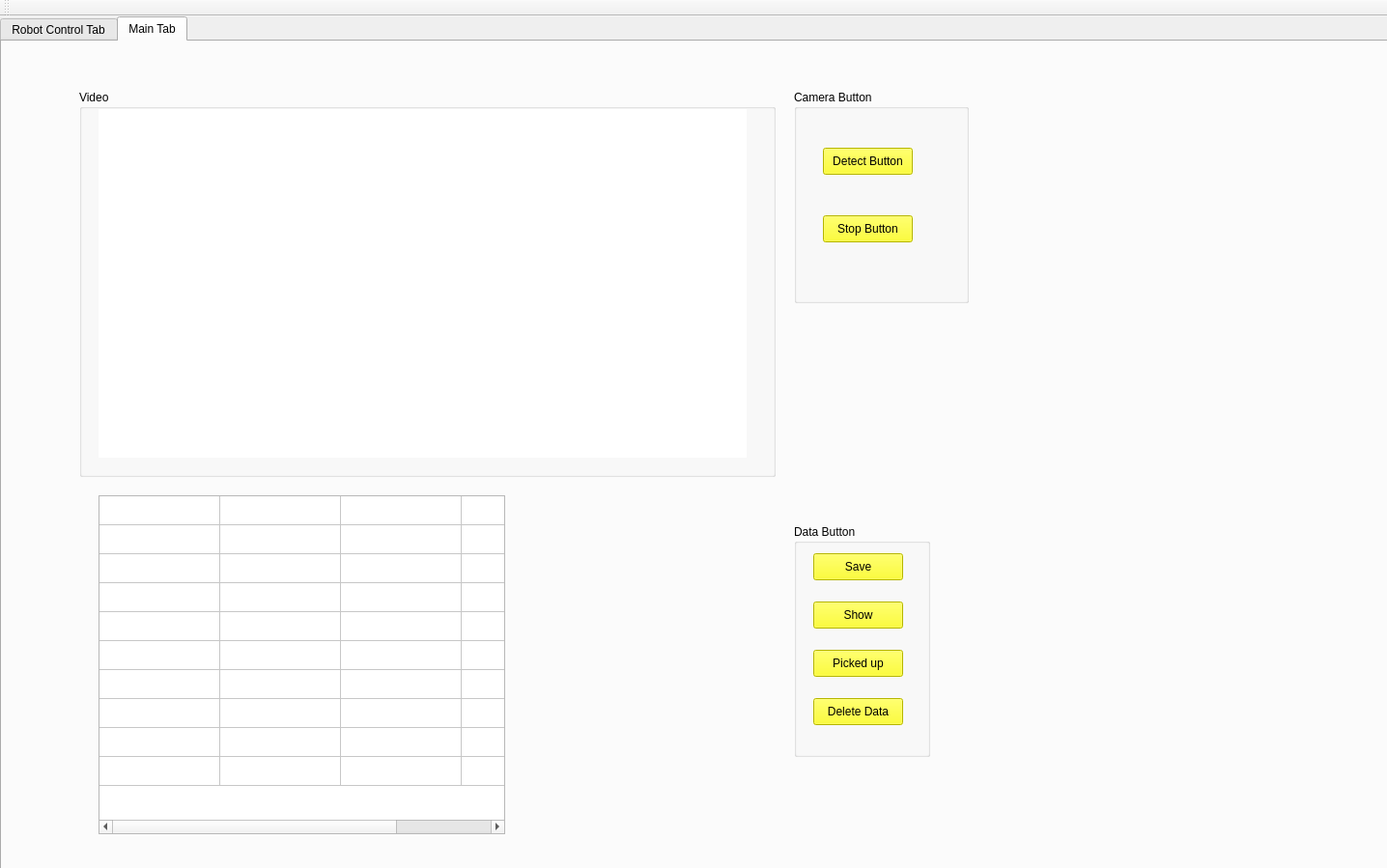
<?xml version="1.0" encoding="UTF-8"?>
<ui version="4.0">
 <class>MainWindow</class>
 <widget class="QMainWindow" name="MainWindow">
  <property name="geometry">
   <rect>
    <x>0</x>
    <y>0</y>
    <width>1436</width>
    <height>899</height>
   </rect>
  </property>
  <property name="maximumSize">
   <size>
    <width>10000</width>
    <height>16777215</height>
   </size>
  </property>
  <property name="windowTitle">
   <string>MainWindow</string>
  </property>
  <widget class="QWidget" name="centralWidget">
   <widget class="QTabWidget" name="tabWidget">
    <property name="geometry">
     <rect>
      <x>0</x>
      <y>0</y>
      <width>1511</width>
      <height>991</height>
     </rect>
    </property>
    <property name="sizePolicy">
     <sizepolicy hsizetype="Minimum" vsizetype="Preferred">
      <horstretch>0</horstretch>
      <verstretch>0</verstretch>
     </sizepolicy>
    </property>
    <property name="currentIndex">
     <number>1</number>
    </property>
    <widget class="QWidget" name="RobotCtrlTab">
     <attribute name="title">
      <string>Robot Control Tab</string>
     </attribute>
     <widget class="QGroupBox" name="groupBox">
      <property name="geometry">
       <rect>
        <x>20</x>
        <y>50</y>
        <width>241</width>
        <height>191</height>
       </rect>
      </property>
      <property name="sizePolicy">
       <sizepolicy hsizetype="Minimum" vsizetype="Minimum">
        <horstretch>0</horstretch>
        <verstretch>0</verstretch>
       </sizepolicy>
      </property>
      <property name="maximumSize">
       <size>
        <width>300</width>
        <height>200</height>
       </size>
      </property>
      <property name="title">
       <string>USB Communication Management:</string>
      </property>
      <layout class="QHBoxLayout" name="horizontalLayout" stretch="0">
       <property name="spacing">
        <number>7</number>
       </property>
       <item>
        <layout class="QFormLayout" name="formLayout">
         <property name="fieldGrowthPolicy">
          <enum>QFormLayout::AllNonFixedFieldsGrow</enum>
         </property>
         <property name="rowWrapPolicy">
          <enum>QFormLayout::WrapLongRows</enum>
         </property>
         <property name="horizontalSpacing">
          <number>2</number>
         </property>
         <property name="verticalSpacing">
          <number>8</number>
         </property>
         <property name="leftMargin">
          <number>2</number>
         </property>
         <property name="topMargin">
          <number>2</number>
         </property>
         <property name="rightMargin">
          <number>2</number>
         </property>
         <property name="bottomMargin">
          <number>2</number>
         </property>
         <item row="3" column="1">
          <widget class="QPushButton" name="connectBtn">
           <property name="styleSheet">
            <string notr="true">background-color: yellow</string>
           </property>
           <property name="text">
            <string>Connect</string>
           </property>
          </widget>
         </item>
         <item row="4" column="1">
          <widget class="QLabel" name="usbStatusLabel">
           <property name="text">
            <string>Disconnected</string>
           </property>
           <property name="alignment">
            <set>Qt::AlignCenter</set>
           </property>
          </widget>
         </item>
         <item row="1" column="1">
          <layout class="QHBoxLayout" name="horizontalLayout_3">
           <item>
            <widget class="QLabel" name="label_2">
             <property name="text">
              <string>PID</string>
             </property>
            </widget>
           </item>
           <item>
            <widget class="QTextEdit" name="pidTxt"/>
           </item>
          </layout>
         </item>
         <item row="2" column="1">
          <layout class="QHBoxLayout" name="horizontalLayout_2">
           <item>
            <widget class="QLabel" name="label">
             <property name="text">
              <string>VID</string>
             </property>
            </widget>
           </item>
           <item>
            <widget class="QTextEdit" name="vidTxt"/>
           </item>
          </layout>
         </item>
        </layout>
       </item>
      </layout>
     </widget>
     <widget class="QChartView" name="graphicsView">
      <property name="geometry">
       <rect>
        <x>210</x>
        <y>260</y>
        <width>531</width>
        <height>311</height>
       </rect>
      </property>
      <property name="sizePolicy">
       <sizepolicy hsizetype="Minimum" vsizetype="Minimum">
        <horstretch>0</horstretch>
        <verstretch>0</verstretch>
       </sizepolicy>
      </property>
      <property name="minimumSize">
       <size>
        <width>100</width>
        <height>100</height>
       </size>
      </property>
      <property name="baseSize">
       <size>
        <width>0</width>
        <height>0</height>
       </size>
      </property>
     </widget>
     <widget class="QGroupBox" name="groupBox_3">
      <property name="geometry">
       <rect>
        <x>750</x>
        <y>310</y>
        <width>241</width>
        <height>271</height>
       </rect>
      </property>
      <property name="maximumSize">
       <size>
        <width>400</width>
        <height>400</height>
       </size>
      </property>
      <property name="layoutDirection">
       <enum>Qt::LeftToRight</enum>
      </property>
      <property name="title">
       <string>End-effector posistion</string>
      </property>
      <layout class="QVBoxLayout" name="verticalLayout_4">
       <item>
        <layout class="QVBoxLayout" name="verticalLayout_3">
         <property name="spacing">
          <number>12</number>
         </property>
         <property name="rightMargin">
          <number>0</number>
         </property>
         <item>
          <layout class="QGridLayout" name="gridLayout_10" columnminimumwidth="0,0,0">
           <property name="leftMargin">
            <number>3</number>
           </property>
           <property name="rightMargin">
            <number>3</number>
           </property>
           <item row="0" column="1">
            <widget class="QTextBrowser" name="x_lbl">
             <property name="sizePolicy">
              <sizepolicy hsizetype="Fixed" vsizetype="Fixed">
               <horstretch>0</horstretch>
               <verstretch>0</verstretch>
              </sizepolicy>
             </property>
             <property name="minimumSize">
              <size>
               <width>136</width>
               <height>0</height>
              </size>
             </property>
             <property name="maximumSize">
              <size>
               <width>136</width>
               <height>16777215</height>
              </size>
             </property>
            </widget>
           </item>
           <item row="0" column="0">
            <widget class="QLabel" name="label_55">
             <property name="text">
              <string>X</string>
             </property>
             <property name="alignment">
              <set>Qt::AlignCenter</set>
             </property>
            </widget>
           </item>
           <item row="0" column="2">
            <widget class="QLabel" name="label_56">
             <property name="text">
              <string>cm</string>
             </property>
            </widget>
           </item>
          </layout>
         </item>
         <item>
          <layout class="QGridLayout" name="gridLayout_6" columnminimumwidth="0,0,0">
           <property name="leftMargin">
            <number>3</number>
           </property>
           <property name="rightMargin">
            <number>3</number>
           </property>
           <item row="0" column="1">
            <widget class="QTextBrowser" name="y_lbl">
             <property name="sizePolicy">
              <sizepolicy hsizetype="Fixed" vsizetype="Fixed">
               <horstretch>0</horstretch>
               <verstretch>0</verstretch>
              </sizepolicy>
             </property>
             <property name="minimumSize">
              <size>
               <width>136</width>
               <height>0</height>
              </size>
             </property>
             <property name="maximumSize">
              <size>
               <width>136</width>
               <height>16777215</height>
              </size>
             </property>
            </widget>
           </item>
           <item row="0" column="0">
            <widget class="QLabel" name="label_47">
             <property name="text">
              <string>Y</string>
             </property>
             <property name="alignment">
              <set>Qt::AlignCenter</set>
             </property>
            </widget>
           </item>
           <item row="0" column="2">
            <widget class="QLabel" name="label_48">
             <property name="text">
              <string>cm</string>
             </property>
            </widget>
           </item>
          </layout>
         </item>
         <item>
          <layout class="QGridLayout" name="gridLayout_8" columnminimumwidth="0,0,0">
           <property name="leftMargin">
            <number>3</number>
           </property>
           <property name="rightMargin">
            <number>3</number>
           </property>
           <item row="0" column="1">
            <widget class="QTextBrowser" name="z_lbl">
             <property name="sizePolicy">
              <sizepolicy hsizetype="Fixed" vsizetype="Fixed">
               <horstretch>0</horstretch>
               <verstretch>0</verstretch>
              </sizepolicy>
             </property>
             <property name="minimumSize">
              <size>
               <width>136</width>
               <height>0</height>
              </size>
             </property>
             <property name="maximumSize">
              <size>
               <width>136</width>
               <height>16777215</height>
              </size>
             </property>
            </widget>
           </item>
           <item row="0" column="0">
            <widget class="QLabel" name="label_51">
             <property name="text">
              <string>Z</string>
             </property>
             <property name="alignment">
              <set>Qt::AlignCenter</set>
             </property>
            </widget>
           </item>
           <item row="0" column="2">
            <widget class="QLabel" name="label_52">
             <property name="text">
              <string>cm</string>
             </property>
            </widget>
           </item>
          </layout>
         </item>
         <item>
          <layout class="QGridLayout" name="gridLayout" columnminimumwidth="0,0,0">
           <property name="leftMargin">
            <number>3</number>
           </property>
           <property name="rightMargin">
            <number>0</number>
           </property>
           <item row="0" column="1">
            <widget class="QTextBrowser" name="roll_lbl">
             <property name="sizePolicy">
              <sizepolicy hsizetype="Fixed" vsizetype="Fixed">
               <horstretch>0</horstretch>
               <verstretch>0</verstretch>
              </sizepolicy>
             </property>
             <property name="minimumSize">
              <size>
               <width>136</width>
               <height>0</height>
              </size>
             </property>
             <property name="maximumSize">
              <size>
               <width>136</width>
               <height>16777215</height>
              </size>
             </property>
            </widget>
           </item>
           <item row="0" column="0">
            <widget class="QLabel" name="label_17">
             <property name="text">
              <string>Roll</string>
             </property>
             <property name="alignment">
              <set>Qt::AlignCenter</set>
             </property>
            </widget>
           </item>
           <item row="0" column="2">
            <widget class="QLabel" name="label_21">
             <property name="text">
              <string>deg</string>
             </property>
            </widget>
           </item>
          </layout>
         </item>
         <item>
          <layout class="QGridLayout" name="gridLayout_7" columnminimumwidth="0,0,0">
           <property name="leftMargin">
            <number>3</number>
           </property>
           <property name="rightMargin">
            <number>3</number>
           </property>
           <item row="0" column="1">
            <widget class="QTextBrowser" name="pitch_lbl">
             <property name="sizePolicy">
              <sizepolicy hsizetype="Fixed" vsizetype="Fixed">
               <horstretch>0</horstretch>
               <verstretch>0</verstretch>
              </sizepolicy>
             </property>
             <property name="minimumSize">
              <size>
               <width>136</width>
               <height>0</height>
              </size>
             </property>
             <property name="maximumSize">
              <size>
               <width>136</width>
               <height>16777215</height>
              </size>
             </property>
            </widget>
           </item>
           <item row="0" column="0">
            <widget class="QLabel" name="label_49">
             <property name="text">
              <string>Pitch</string>
             </property>
             <property name="alignment">
              <set>Qt::AlignCenter</set>
             </property>
            </widget>
           </item>
           <item row="0" column="2">
            <widget class="QLabel" name="label_50">
             <property name="text">
              <string>deg</string>
             </property>
            </widget>
           </item>
          </layout>
         </item>
         <item>
          <layout class="QGridLayout" name="gridLayout_9" columnminimumwidth="0,0,0">
           <property name="leftMargin">
            <number>3</number>
           </property>
           <property name="rightMargin">
            <number>3</number>
           </property>
           <item row="0" column="1">
            <widget class="QTextBrowser" name="yaw_lbl">
             <property name="sizePolicy">
              <sizepolicy hsizetype="Fixed" vsizetype="Fixed">
               <horstretch>0</horstretch>
               <verstretch>0</verstretch>
              </sizepolicy>
             </property>
             <property name="minimumSize">
              <size>
               <width>136</width>
               <height>0</height>
              </size>
             </property>
             <property name="maximumSize">
              <size>
               <width>136</width>
               <height>16777215</height>
              </size>
             </property>
            </widget>
           </item>
           <item row="0" column="0">
            <widget class="QLabel" name="label_53">
             <property name="text">
              <string>Yaw</string>
             </property>
             <property name="alignment">
              <set>Qt::AlignCenter</set>
             </property>
            </widget>
           </item>
           <item row="0" column="2">
            <widget class="QLabel" name="label_54">
             <property name="text">
              <string>deg</string>
             </property>
            </widget>
           </item>
          </layout>
         </item>
        </layout>
       </item>
      </layout>
     </widget>
     <widget class="QGroupBox" name="groupBox_2">
      <property name="geometry">
       <rect>
        <x>270</x>
        <y>50</y>
        <width>701</width>
        <height>191</height>
       </rect>
      </property>
      <property name="maximumSize">
       <size>
        <width>1000</width>
        <height>400</height>
       </size>
      </property>
      <property name="title">
       <string>Control command</string>
      </property>
      <layout class="QGridLayout" name="gridLayout_25">
       <item row="1" column="1" alignment="Qt::AlignHCenter">
        <widget class="QPushButton" name="movPosBtn">
         <property name="sizePolicy">
          <sizepolicy hsizetype="Minimum" vsizetype="Minimum">
           <horstretch>0</horstretch>
           <verstretch>0</verstretch>
          </sizepolicy>
         </property>
         <property name="maximumSize">
          <size>
           <width>100</width>
           <height>16777215</height>
          </size>
         </property>
         <property name="styleSheet">
          <string notr="true">background-color: yellow</string>
         </property>
         <property name="text">
          <string>Move Pos</string>
         </property>
        </widget>
       </item>
       <item row="1" column="3">
        <spacer name="horizontalSpacer_3">
         <property name="orientation">
          <enum>Qt::Horizontal</enum>
         </property>
         <property name="sizeHint" stdset="0">
          <size>
           <width>40</width>
           <height>20</height>
          </size>
         </property>
        </spacer>
       </item>
       <item row="0" column="2">
        <layout class="QHBoxLayout" name="horizontalLayout_28">
         <item>
          <layout class="QVBoxLayout" name="verticalLayout_7">
           <item alignment="Qt::AlignHCenter|Qt::AlignVCenter">
            <widget class="QSlider" name="joint1_slider">
             <property name="orientation">
              <enum>Qt::Vertical</enum>
             </property>
            </widget>
           </item>
           <item>
            <widget class="QLabel" name="label_85">
             <property name="text">
              <string>Joint1</string>
             </property>
             <property name="alignment">
              <set>Qt::AlignCenter</set>
             </property>
            </widget>
           </item>
          </layout>
         </item>
         <item>
          <layout class="QVBoxLayout" name="verticalLayout_9">
           <item alignment="Qt::AlignHCenter|Qt::AlignVCenter">
            <widget class="QSlider" name="joint2_slider">
             <property name="orientation">
              <enum>Qt::Vertical</enum>
             </property>
            </widget>
           </item>
           <item>
            <widget class="QLabel" name="label_87">
             <property name="text">
              <string>Joint2</string>
             </property>
             <property name="alignment">
              <set>Qt::AlignCenter</set>
             </property>
            </widget>
           </item>
          </layout>
         </item>
         <item>
          <layout class="QVBoxLayout" name="verticalLayout_10">
           <item alignment="Qt::AlignHCenter|Qt::AlignVCenter">
            <widget class="QSlider" name="joint3_slider">
             <property name="orientation">
              <enum>Qt::Vertical</enum>
             </property>
            </widget>
           </item>
           <item>
            <widget class="QLabel" name="label_88">
             <property name="text">
              <string>Joint3</string>
             </property>
             <property name="alignment">
              <set>Qt::AlignCenter</set>
             </property>
            </widget>
           </item>
          </layout>
         </item>
        </layout>
       </item>
       <item row="0" column="0">
        <layout class="QVBoxLayout" name="verticalLayout_2">
         <property name="rightMargin">
          <number>0</number>
         </property>
         <item>
          <layout class="QGridLayout" name="gridLayout_18" columnminimumwidth="0,0,0">
           <property name="leftMargin">
            <number>3</number>
           </property>
           <property name="rightMargin">
            <number>10</number>
           </property>
           <item row="0" column="0">
            <widget class="QLabel" name="label_71">
             <property name="text">
              <string>Joint1</string>
             </property>
             <property name="alignment">
              <set>Qt::AlignCenter</set>
             </property>
            </widget>
           </item>
           <item row="0" column="2">
            <widget class="QLabel" name="label_72">
             <property name="text">
              <string>deg</string>
             </property>
            </widget>
           </item>
           <item row="0" column="1">
            <widget class="QTextEdit" name="joint1_txt">
             <property name="sizePolicy">
              <sizepolicy hsizetype="Fixed" vsizetype="Fixed">
               <horstretch>0</horstretch>
               <verstretch>0</verstretch>
              </sizepolicy>
             </property>
             <property name="minimumSize">
              <size>
               <width>136</width>
               <height>0</height>
              </size>
             </property>
             <property name="maximumSize">
              <size>
               <width>136</width>
               <height>16777215</height>
              </size>
             </property>
            </widget>
           </item>
          </layout>
         </item>
         <item>
          <layout class="QGridLayout" name="gridLayout_17" columnminimumwidth="0,0,0">
           <property name="leftMargin">
            <number>3</number>
           </property>
           <property name="rightMargin">
            <number>10</number>
           </property>
           <item row="0" column="0">
            <widget class="QLabel" name="label_69">
             <property name="text">
              <string>Joint2</string>
             </property>
             <property name="alignment">
              <set>Qt::AlignCenter</set>
             </property>
            </widget>
           </item>
           <item row="0" column="2">
            <widget class="QLabel" name="label_70">
             <property name="text">
              <string>deg</string>
             </property>
            </widget>
           </item>
           <item row="0" column="1">
            <widget class="QTextEdit" name="joint2_txt">
             <property name="sizePolicy">
              <sizepolicy hsizetype="Fixed" vsizetype="Fixed">
               <horstretch>0</horstretch>
               <verstretch>0</verstretch>
              </sizepolicy>
             </property>
             <property name="minimumSize">
              <size>
               <width>136</width>
               <height>0</height>
              </size>
             </property>
             <property name="maximumSize">
              <size>
               <width>136</width>
               <height>16777215</height>
              </size>
             </property>
            </widget>
           </item>
          </layout>
         </item>
         <item>
          <layout class="QGridLayout" name="gridLayout_16">
           <property name="leftMargin">
            <number>3</number>
           </property>
           <property name="rightMargin">
            <number>10</number>
           </property>
           <item row="0" column="0">
            <widget class="QLabel" name="label_67">
             <property name="text">
              <string>Joint3</string>
             </property>
             <property name="alignment">
              <set>Qt::AlignCenter</set>
             </property>
            </widget>
           </item>
           <item row="0" column="1">
            <widget class="QTextEdit" name="joint3_txt">
             <property name="sizePolicy">
              <sizepolicy hsizetype="Fixed" vsizetype="Fixed">
               <horstretch>0</horstretch>
               <verstretch>0</verstretch>
              </sizepolicy>
             </property>
             <property name="minimumSize">
              <size>
               <width>136</width>
               <height>0</height>
              </size>
             </property>
             <property name="maximumSize">
              <size>
               <width>136</width>
               <height>16777215</height>
              </size>
             </property>
            </widget>
           </item>
           <item row="0" column="2">
            <widget class="QLabel" name="label_68">
             <property name="text">
              <string>deg</string>
             </property>
            </widget>
           </item>
          </layout>
         </item>
        </layout>
       </item>
       <item row="0" column="1">
        <layout class="QVBoxLayout" name="verticalLayout_6">
         <property name="rightMargin">
          <number>0</number>
         </property>
         <item>
          <layout class="QGridLayout" name="gridLayout_22" columnminimumwidth="0,0,0">
           <property name="leftMargin">
            <number>3</number>
           </property>
           <property name="rightMargin">
            <number>10</number>
           </property>
           <item row="0" column="0">
            <widget class="QLabel" name="label_79">
             <property name="text">
              <string>X</string>
             </property>
             <property name="alignment">
              <set>Qt::AlignCenter</set>
             </property>
            </widget>
           </item>
           <item row="0" column="2">
            <widget class="QLabel" name="label_80">
             <property name="text">
              <string>cm</string>
             </property>
            </widget>
           </item>
           <item row="0" column="1">
            <widget class="QTextEdit" name="x_txt">
             <property name="sizePolicy">
              <sizepolicy hsizetype="Fixed" vsizetype="Fixed">
               <horstretch>0</horstretch>
               <verstretch>0</verstretch>
              </sizepolicy>
             </property>
             <property name="minimumSize">
              <size>
               <width>136</width>
               <height>0</height>
              </size>
             </property>
             <property name="maximumSize">
              <size>
               <width>136</width>
               <height>16777215</height>
              </size>
             </property>
            </widget>
           </item>
          </layout>
         </item>
         <item>
          <layout class="QGridLayout" name="gridLayout_23" columnminimumwidth="0,0,0">
           <property name="leftMargin">
            <number>3</number>
           </property>
           <property name="rightMargin">
            <number>10</number>
           </property>
           <item row="0" column="0">
            <widget class="QLabel" name="label_81">
             <property name="text">
              <string>Y</string>
             </property>
             <property name="alignment">
              <set>Qt::AlignCenter</set>
             </property>
            </widget>
           </item>
           <item row="0" column="2">
            <widget class="QLabel" name="label_82">
             <property name="text">
              <string>cm</string>
             </property>
            </widget>
           </item>
           <item row="0" column="1">
            <widget class="QTextEdit" name="y_txt">
             <property name="sizePolicy">
              <sizepolicy hsizetype="Fixed" vsizetype="Fixed">
               <horstretch>0</horstretch>
               <verstretch>0</verstretch>
              </sizepolicy>
             </property>
             <property name="minimumSize">
              <size>
               <width>136</width>
               <height>0</height>
              </size>
             </property>
             <property name="maximumSize">
              <size>
               <width>136</width>
               <height>16777215</height>
              </size>
             </property>
            </widget>
           </item>
          </layout>
         </item>
         <item>
          <layout class="QGridLayout" name="gridLayout_24" columnminimumwidth="0,0,0">
           <property name="leftMargin">
            <number>3</number>
           </property>
           <property name="rightMargin">
            <number>10</number>
           </property>
           <item row="0" column="0">
            <widget class="QLabel" name="label_83">
             <property name="text">
              <string>Z</string>
             </property>
             <property name="alignment">
              <set>Qt::AlignCenter</set>
             </property>
            </widget>
           </item>
           <item row="0" column="2">
            <widget class="QLabel" name="label_84">
             <property name="text">
              <string>cm</string>
             </property>
            </widget>
           </item>
           <item row="0" column="1">
            <widget class="QTextEdit" name="z_txt">
             <property name="sizePolicy">
              <sizepolicy hsizetype="Fixed" vsizetype="Fixed">
               <horstretch>0</horstretch>
               <verstretch>0</verstretch>
              </sizepolicy>
             </property>
             <property name="minimumSize">
              <size>
               <width>136</width>
               <height>0</height>
              </size>
             </property>
             <property name="maximumSize">
              <size>
               <width>136</width>
               <height>16777215</height>
              </size>
             </property>
            </widget>
           </item>
          </layout>
         </item>
        </layout>
       </item>
       <item row="0" column="3">
        <layout class="QVBoxLayout" name="verticalLayout">
         <item>
          <widget class="QComboBox" name="modeCbBox">
           <item>
            <property name="text">
             <string>PID</string>
            </property>
           </item>
           <item>
            <property name="text">
             <string>Fuzzy-PID</string>
            </property>
           </item>
          </widget>
         </item>
         <item>
          <widget class="QPushButton" name="modeCtrlBtn">
           <property name="styleSheet">
            <string notr="true">background-color: yellow</string>
           </property>
           <property name="text">
            <string>Update Mode</string>
           </property>
          </widget>
         </item>
         <item>
          <widget class="QPushButton" name="movHomeBtn">
           <property name="styleSheet">
            <string notr="true">background-color: yellow</string>
           </property>
           <property name="text">
            <string>Move Home</string>
           </property>
          </widget>
         </item>
        </layout>
       </item>
       <item row="1" column="0" alignment="Qt::AlignHCenter">
        <widget class="QPushButton" name="movJointBtn">
         <property name="sizePolicy">
          <sizepolicy hsizetype="Minimum" vsizetype="Minimum">
           <horstretch>0</horstretch>
           <verstretch>0</verstretch>
          </sizepolicy>
         </property>
         <property name="maximumSize">
          <size>
           <width>100</width>
           <height>16777215</height>
          </size>
         </property>
         <property name="styleSheet">
          <string notr="true">background-color: yellow</string>
         </property>
         <property name="text">
          <string>Move Joint</string>
         </property>
        </widget>
       </item>
      </layout>
     </widget>
     <widget class="QLabel" name="robotImg">
      <property name="geometry">
       <rect>
        <x>10</x>
        <y>260</y>
        <width>191</width>
        <height>300</height>
       </rect>
      </property>
      <property name="maximumSize">
       <size>
        <width>300</width>
        <height>300</height>
       </size>
      </property>
      <property name="text">
       <string/>
      </property>
      <property name="pixmap">
       <pixmap>D:/NCKH/AppQt/Project/ArmGUI/resources/img/Robot.png</pixmap>
      </property>
      <property name="scaledContents">
       <bool>true</bool>
      </property>
      <property name="alignment">
       <set>Qt::AlignCenter</set>
      </property>
     </widget>
    </widget>
    <widget class="QWidget" name="tab_3">
     <attribute name="title">
      <string>Main Tab</string>
     </attribute>
     <widget class="QGroupBox" name="groupBox_4">
      <property name="geometry">
       <rect>
        <x>80</x>
        <y>50</y>
        <width>721</width>
        <height>401</height>
       </rect>
      </property>
      <property name="title">
       <string>Video</string>
      </property>
      <widget class="QLabel" name="imgLabel">
       <property name="geometry">
        <rect>
         <x>20</x>
         <y>20</y>
         <width>671</width>
         <height>361</height>
        </rect>
       </property>
       <property name="styleSheet">
        <string notr="true">background-color: white</string>
       </property>
       <property name="text">
        <string/>
       </property>
      </widget>
     </widget>
     <widget class="QGroupBox" name="groupBox_5">
      <property name="geometry">
       <rect>
        <x>820</x>
        <y>50</y>
        <width>181</width>
        <height>221</height>
       </rect>
      </property>
      <property name="title">
       <string>Camera Button</string>
      </property>
      <widget class="QPushButton" name="StopButton">
       <property name="geometry">
        <rect>
         <x>30</x>
         <y>130</y>
         <width>93</width>
         <height>28</height>
        </rect>
       </property>
       <property name="styleSheet">
        <string notr="true">background-color: yellow</string>
       </property>
       <property name="text">
        <string>Stop Button</string>
       </property>
      </widget>
      <widget class="QPushButton" name="DetectButton">
       <property name="geometry">
        <rect>
         <x>30</x>
         <y>60</y>
         <width>93</width>
         <height>28</height>
        </rect>
       </property>
       <property name="styleSheet">
        <string notr="true">background-color: yellow</string>
       </property>
       <property name="text">
        <string>Detect Button</string>
       </property>
      </widget>
     </widget>
     <widget class="QTableWidget" name="SQLtableWidget">
      <property name="geometry">
       <rect>
        <x>100</x>
        <y>470</y>
        <width>421</width>
        <height>351</height>
       </rect>
      </property>
      <property name="rowCount">
       <number>10</number>
      </property>
      <property name="columnCount">
       <number>4</number>
      </property>
      <attribute name="horizontalHeaderVisible">
       <bool>false</bool>
      </attribute>
      <attribute name="horizontalHeaderCascadingSectionResizes">
       <bool>false</bool>
      </attribute>
      <attribute name="horizontalHeaderDefaultSectionSize">
       <number>125</number>
      </attribute>
      <attribute name="horizontalHeaderHighlightSections">
       <bool>true</bool>
      </attribute>
      <attribute name="verticalHeaderVisible">
       <bool>false</bool>
      </attribute>
      <row/>
      <row/>
      <row/>
      <row/>
      <row/>
      <row/>
      <row/>
      <row/>
      <row/>
      <row/>
      <column/>
      <column/>
      <column/>
      <column/>
     </widget>
     <widget class="QGroupBox" name="groupBox_6">
      <property name="geometry">
       <rect>
        <x>820</x>
        <y>500</y>
        <width>141</width>
        <height>241</height>
       </rect>
      </property>
      <property name="title">
       <string>Data Button</string>
      </property>
      <widget class="QPushButton" name="SQLSaveBtn">
       <property name="geometry">
        <rect>
         <x>20</x>
         <y>30</y>
         <width>93</width>
         <height>28</height>
        </rect>
       </property>
       <property name="styleSheet">
        <string notr="true">background-color: yellow</string>
       </property>
       <property name="text">
        <string>Save</string>
       </property>
      </widget>
      <widget class="QPushButton" name="SQLBtn">
       <property name="geometry">
        <rect>
         <x>20</x>
         <y>80</y>
         <width>93</width>
         <height>28</height>
        </rect>
       </property>
       <property name="styleSheet">
        <string notr="true">background-color: yellow</string>
       </property>
       <property name="text">
        <string>Show</string>
       </property>
      </widget>
      <widget class="QPushButton" name="pickupBtn">
       <property name="geometry">
        <rect>
         <x>20</x>
         <y>130</y>
         <width>93</width>
         <height>28</height>
        </rect>
       </property>
       <property name="styleSheet">
        <string notr="true">background-color: yellow</string>
       </property>
       <property name="text">
        <string>Picked up</string>
       </property>
      </widget>
      <widget class="QPushButton" name="DeleteDataBtn">
       <property name="geometry">
        <rect>
         <x>20</x>
         <y>180</y>
         <width>93</width>
         <height>28</height>
        </rect>
       </property>
       <property name="styleSheet">
        <string notr="true">background-color: yellow</string>
       </property>
       <property name="text">
        <string>Delete Data</string>
       </property>
      </widget>
     </widget>
    </widget>
   </widget>
  </widget>
  <widget class="QToolBar" name="mainToolBar">
   <attribute name="toolBarArea">
    <enum>TopToolBarArea</enum>
   </attribute>
   <attribute name="toolBarBreak">
    <bool>false</bool>
   </attribute>
  </widget>
  <widget class="QMenuBar" name="menuBar">
   <property name="geometry">
    <rect>
     <x>0</x>
     <y>0</y>
     <width>1436</width>
     <height>26</height>
    </rect>
   </property>
  </widget>
 </widget>
 <layoutdefault spacing="6" margin="11"/>
 <customwidgets>
  <customwidget>
   <class>QChartView</class>
   <extends>QGraphicsView</extends>
   <header>PyQt5.QtChart</header>
  </customwidget>
 </customwidgets>
 <resources/>
 <connections/>
</ui>
